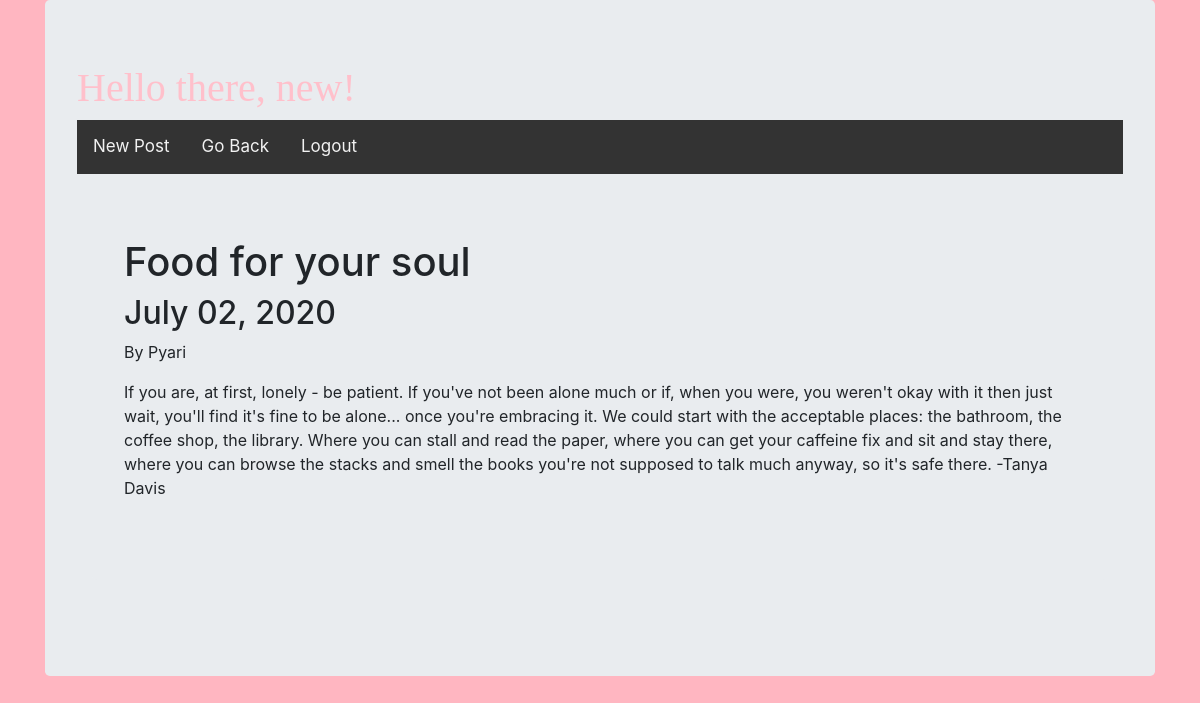
The page /blogpage/post/8/ (signed in) on the database its author committed.
### blogapp/models.py (models this page shows, shortened)
class Post(models.Model):
    title = models.CharField(max_length=200, unique=True)
    content = models.TextField()
    date_posted=models.DateTimeField(default=timezone.now)
    author = models.ForeignKey(User, on_delete= models.CASCADE,related_name='blog_posts')

### blogapp/views.py (the view)
# urls.py: path('blogpage/post/<int:pk>/', PostDetailView.as_view(),name="post-detail"),
class PostDetailView(DetailView):
    model=Post
    template_name='post_detail.html'

### templates/post_detail.html (shortened to what this page needs)
<!DOCTYPE html>
{% load staticfiles %}
<html lang="en" dir="ltr">
  <head>
    <link rel="stylesheet" href="https://stackpath.bootstrapcdn.com/bootstrap/4.4.1/css/bootstrap.min.css">
    <link rel="stylesheet" href="{% static 'css/app.css' %}">
  </head>
  <body>
    <div class="container">
      <div class="jumbotron">
        <h1 style="font-family: 'Caveat', cursive; color: pink;">Hello there, {{request.user.username}}!</h1>
        <div class="topnav">
          <a href={% url 'post-create' %}>New Post</a>
          <a href={% url 'blogpage' %}>Go Back</a>
          <a href={% url 'home' %}>Logout</a>
        </div>
        <div class="container">
          <div class="jumbotron">
                     <h1 class="article-title">{{object.title}}</h1>
                     <h2>{{object.date_posted|date:"F d, Y"}}</h2>
                     <p>By {{object.author}}</p>
                     <p class="article-content">{{object.content}}</p>
          </div>
        </div>
  </body>
</html>

### static/css/app.css (style rules this page uses)
body { background-color: #FFB6C1; }
.topnav { overflow: hidden; background-color: #333; }
.topnav a { float: left; color: #f2f2f2; text-align: center; padding: 14px 16px; text-decoration: none; font-size: 17px; }

### rows shown on the page
Post: title "Food for your soul", date_posted "July 02, 2020", author "Pyari", content "If you are, at first, lonely - be patient. If you've not been alone much or if, when you were, you weren't okay with it then just wait, you'll find it's fine to be alone... once you're embracing it. We could start with the acceptable places: the bathroom, the coffee shop, the library. Where you can stall and read the paper, where you can get your caffeine fix and sit and stay there, where you can browse the stacks and smell the books you're not supposed to talk much anyway, so it's safe there. -Tanya Davis"

### other values the page prints
{{ request.user.username }} "new"
